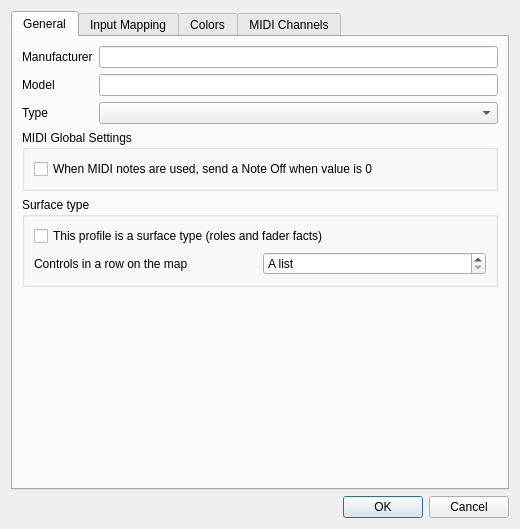
<?xml version="1.0" encoding="UTF-8"?>
<ui version="4.0">
 <author>Massimo Callegari</author>
 <comment>
  Q Light Controller Plus
  inputprofileeditor.ui

  Copyright (c) 2015 Massimo Callegari

  Licensed under the Apache License, Version 2.0 (the &quot;License&quot;);
  you may not use this file except in compliance with the License.
  You may obtain a copy of the License at

      http://www.apache.org/licenses/LICENSE-2.0.txt

  Unless required by applicable law or agreed to in writing, software
  distributed under the License is distributed on an &quot;AS IS&quot; BASIS,
  WITHOUT WARRANTIES OR CONDITIONS OF ANY KIND, either express or implied.
  See the License for the specific language governing permissions and
  limitations under the License.
 </comment>
 <class>InputProfileEditor</class>
 <widget class="QDialog" name="InputProfileEditor">
  <property name="geometry">
   <rect>
    <x>0</x>
    <y>0</y>
    <width>520</width>
    <height>492</height>
   </rect>
  </property>
  <property name="windowTitle">
   <string>Input Profile Editor</string>
  </property>
  <property name="windowIcon">
   <iconset resource="qlcui.qrc">
    <normaloff>:/input_output.png</normaloff>:/input_output.png</iconset>
  </property>
  <layout class="QGridLayout" name="gridLayout_6">
   <item row="1" column="0">
    <widget class="QDialogButtonBox" name="m_buttonBox">
     <property name="orientation">
      <enum>Qt::Horizontal</enum>
     </property>
     <property name="standardButtons">
      <set>QDialogButtonBox::Cancel|QDialogButtonBox::Ok</set>
     </property>
    </widget>
   </item>
   <item row="0" column="0">
    <widget class="QTabWidget" name="m_tab">
     <property name="currentIndex">
      <number>0</number>
     </property>
     <widget class="QWidget" name="tab">
      <attribute name="title">
       <string>General</string>
      </attribute>
      <layout class="QGridLayout" name="gridLayout">
       <item row="0" column="0">
        <widget class="QLabel" name="m_manufacturerLabel">
         <property name="text">
          <string>Manufacturer</string>
         </property>
        </widget>
       </item>
       <item row="1" column="0">
        <widget class="QLabel" name="m_modelLabel">
         <property name="text">
          <string>Model</string>
         </property>
        </widget>
       </item>
       <item row="2" column="0">
        <widget class="QLabel" name="m_typeLabel">
         <property name="text">
          <string>Type</string>
         </property>
        </widget>
       </item>
       <item row="2" column="1">
        <widget class="QComboBox" name="m_typeCombo"/>
       </item>
       <item row="0" column="1">
        <widget class="QLineEdit" name="m_manufacturerEdit">
         <property name="toolTip">
          <string>The name of the company that made the device</string>
         </property>
         <property name="text">
          <string/>
         </property>
        </widget>
       </item>
       <item row="1" column="1">
        <widget class="QLineEdit" name="m_modelEdit">
         <property name="toolTip">
          <string>The device's model name</string>
         </property>
        </widget>
       </item>
       <item row="3" column="0" colspan="2">
        <widget class="QGroupBox" name="m_midiGroupSettings">
         <property name="title">
          <string>MIDI Global Settings</string>
         </property>
         <layout class="QGridLayout" name="gridLayout_3">
          <item row="0" column="0">
           <widget class="QCheckBox" name="m_noteOffCheck">
            <property name="text">
             <string>When MIDI notes are used, send a Note Off when value is 0</string>
            </property>
           </widget>
          </item>
         </layout>
        </widget>
       </item>
       <item row="4" column="0" colspan="2">
        <widget class="QGroupBox" name="m_surfaceGroup">
         <property name="title">
          <string>Surface type</string>
         </property>
         <layout class="QGridLayout" name="gridLayout_surface">
          <item row="0" column="0" colspan="2">
           <widget class="QCheckBox" name="m_surfaceCheck">
            <property name="toolTip">
             <string>A surface type's controls can have a static role (Grand Master, GO, Back, the stop) and say what each fader is. See Help, Control surfaces.</string>
            </property>
            <property name="text">
             <string>This profile is a surface type (roles and fader facts)</string>
            </property>
           </widget>
          </item>
          <item row="1" column="0">
           <widget class="QLabel" name="m_surfaceColumnsLabel">
            <property name="text">
             <string>Controls in a row on the map</string>
            </property>
           </widget>
          </item>
          <item row="1" column="1">
           <widget class="QSpinBox" name="m_surfaceColumnsSpin">
            <property name="toolTip">
             <string>How many controls the surface map draws in a row when the type has no drawing of its own. 0: one row per control.</string>
            </property>
            <property name="specialValueText">
             <string>A list</string>
            </property>
            <property name="maximum">
             <number>64</number>
            </property>
           </widget>
          </item>
         </layout>
        </widget>
       </item>
       <item row="5" column="0" colspan="2">
        <spacer name="verticalSpacer_2">
         <property name="orientation">
          <enum>Qt::Vertical</enum>
         </property>
         <property name="sizeHint" stdset="0">
          <size>
           <width>20</width>
           <height>40</height>
          </size>
         </property>
        </spacer>
       </item>
      </layout>
     </widget>
     <widget class="QWidget" name="tab_2">
      <attribute name="title">
       <string>Input Mapping</string>
      </attribute>
      <layout class="QGridLayout" name="gridLayout_2">
       <item row="6" column="0">
        <widget class="QGroupBox" name="m_behaviourBox">
         <property name="title">
          <string>Behaviour</string>
         </property>
         <layout class="QGridLayout" name="gridLayout_5">
          <item row="0" column="0">
           <widget class="QLabel" name="m_movementLabel">
            <property name="text">
             <string>Movement</string>
            </property>
           </widget>
          </item>
          <item row="0" column="1">
           <widget class="QComboBox" name="m_movementCombo">
            <property name="sizePolicy">
             <sizepolicy hsizetype="Expanding" vsizetype="Fixed">
              <horstretch>0</horstretch>
              <verstretch>0</verstretch>
             </sizepolicy>
            </property>
            <item>
             <property name="text">
              <string>Absolute</string>
             </property>
            </item>
            <item>
             <property name="text">
              <string>Relative</string>
             </property>
            </item>
           </widget>
          </item>
          <item row="0" column="2">
           <widget class="QLabel" name="m_sensitivityLabel">
            <property name="text">
             <string>Sensitivity</string>
            </property>
           </widget>
          </item>
          <item row="0" column="3">
           <widget class="QSpinBox" name="m_sensitivitySpin">
            <property name="sizePolicy">
             <sizepolicy hsizetype="Expanding" vsizetype="Fixed">
              <horstretch>0</horstretch>
              <verstretch>0</verstretch>
             </sizepolicy>
            </property>
            <property name="minimum">
             <number>10</number>
            </property>
            <property name="maximum">
             <number>100</number>
            </property>
            <property name="value">
             <number>20</number>
            </property>
           </widget>
          </item>
          <item row="1" column="0" colspan="4">
           <widget class="QCheckBox" name="m_extraPressCheck">
            <property name="text">
             <string>Generate an extra Press/Release when toggled</string>
            </property>
           </widget>
          </item>
          <item row="2" column="0">
           <widget class="QLabel" name="m_roleLabel">
            <property name="text">
             <string>Role</string>
            </property>
           </widget>
          </item>
          <item row="2" column="1">
           <widget class="QComboBox" name="m_roleCombo">
            <property name="toolTip">
             <string>The control's static role on this surface type. None: the control is free for a show to assign.</string>
            </property>
           </widget>
          </item>
          <item row="2" column="2">
           <widget class="QLabel" name="m_roleIndexLabel">
            <property name="text">
             <string>Number</string>
            </property>
           </widget>
          </item>
          <item row="2" column="3">
           <widget class="QSpinBox" name="m_roleIndexSpin">
            <property name="maximum">
             <number>999</number>
            </property>
           </widget>
          </item>
          <item row="3" column="0">
           <widget class="QLabel" name="m_faderFactLabel">
            <property name="text">
             <string>Fader</string>
            </property>
           </widget>
          </item>
          <item row="3" column="1" colspan="3">
           <widget class="QComboBox" name="m_faderFactCombo">
            <property name="toolTip">
             <string>What this fader is. Pick-up follows it: a plain fader waits to be picked up, a motor fader is sent the value, an endless knob never waits. Not declared: as every profile before surface types.</string>
            </property>
           </widget>
          </item>
         </layout>
        </widget>
       </item>
       <item row="5" column="1">
        <spacer name="verticalSpacer">
         <property name="orientation">
          <enum>Qt::Vertical</enum>
         </property>
         <property name="sizeHint" stdset="0">
          <size>
           <width>20</width>
           <height>40</height>
          </size>
         </property>
        </spacer>
       </item>
       <item row="1" column="1">
        <widget class="QToolButton" name="m_removeButton">
         <property name="toolTip">
          <string>Remove the selected channels</string>
         </property>
         <property name="text">
          <string notr="true">...</string>
         </property>
         <property name="icon">
          <iconset resource="qlcui.qrc">
           <normaloff>:/edit_remove.png</normaloff>:/edit_remove.png</iconset>
         </property>
         <property name="iconSize">
          <size>
           <width>32</width>
           <height>32</height>
          </size>
         </property>
        </widget>
       </item>
       <item row="4" column="1">
        <widget class="QToolButton" name="m_wizardButton">
         <property name="toolTip">
          <string>Automatically add channels to the list when you wiggle the device's controls</string>
         </property>
         <property name="text">
          <string notr="true">...</string>
         </property>
         <property name="icon">
          <iconset resource="qlcui.qrc">
           <normaloff>:/wizard.png</normaloff>:/wizard.png</iconset>
         </property>
         <property name="iconSize">
          <size>
           <width>32</width>
           <height>32</height>
          </size>
         </property>
         <property name="checkable">
          <bool>true</bool>
         </property>
        </widget>
       </item>
       <item row="2" column="1">
        <widget class="QToolButton" name="m_editButton">
         <property name="toolTip">
          <string>Edit the selected channel</string>
         </property>
         <property name="text">
          <string notr="true">...</string>
         </property>
         <property name="icon">
          <iconset resource="qlcui.qrc">
           <normaloff>:/edit.png</normaloff>:/edit.png</iconset>
         </property>
         <property name="iconSize">
          <size>
           <width>32</width>
           <height>32</height>
          </size>
         </property>
        </widget>
       </item>
       <item row="0" column="0" rowspan="6">
        <widget class="QTreeWidget" name="m_tree">
         <property name="sizePolicy">
          <sizepolicy hsizetype="Expanding" vsizetype="MinimumExpanding">
           <horstretch>0</horstretch>
           <verstretch>0</verstretch>
          </sizepolicy>
         </property>
         <property name="selectionMode">
          <enum>QAbstractItemView::ExtendedSelection</enum>
         </property>
         <property name="rootIsDecorated">
          <bool>false</bool>
         </property>
         <property name="itemsExpandable">
          <bool>false</bool>
         </property>
         <property name="sortingEnabled">
          <bool>true</bool>
         </property>
         <property name="allColumnsShowFocus">
          <bool>true</bool>
         </property>
         <column>
          <property name="text">
           <string>Channel</string>
          </property>
         </column>
         <column>
          <property name="text">
           <string>Name</string>
          </property>
         </column>
         <column>
          <property name="text">
           <string>Type</string>
          </property>
         </column>
        </widget>
       </item>
       <item row="3" column="1">
        <widget class="Line" name="line">
         <property name="orientation">
          <enum>Qt::Horizontal</enum>
         </property>
        </widget>
       </item>
       <item row="0" column="1">
        <widget class="QToolButton" name="m_addButton">
         <property name="toolTip">
          <string>Add a new channel description</string>
         </property>
         <property name="text">
          <string notr="true">...</string>
         </property>
         <property name="icon">
          <iconset resource="qlcui.qrc">
           <normaloff>:/edit_add.png</normaloff>:/edit_add.png</iconset>
         </property>
         <property name="iconSize">
          <size>
           <width>32</width>
           <height>32</height>
          </size>
         </property>
        </widget>
       </item>
       <item row="7" column="0">
        <widget class="QGroupBox" name="m_feedbackGroup">
         <property name="title">
          <string>Custom feedback</string>
         </property>
         <layout class="QGridLayout" name="gridLayout_4">
          <property name="topMargin">
           <number>3</number>
          </property>
          <property name="bottomMargin">
           <number>3</number>
          </property>
          <item row="0" column="1">
           <widget class="QSpinBox" name="m_lowerSpin">
            <property name="maximum">
             <number>255</number>
            </property>
           </widget>
          </item>
          <item row="0" column="0">
           <widget class="QLabel" name="label">
            <property name="text">
             <string>Lower value</string>
            </property>
           </widget>
          </item>
          <item row="0" column="2">
           <widget class="QLabel" name="label_2">
            <property name="text">
             <string>Upper value</string>
            </property>
           </widget>
          </item>
          <item row="0" column="3">
           <widget class="QSpinBox" name="m_upperSpin">
            <property name="minimum">
             <number>0</number>
            </property>
            <property name="maximum">
             <number>255</number>
            </property>
            <property name="value">
             <number>255</number>
            </property>
           </widget>
          </item>
          <item row="1" column="0">
           <widget class="QLabel" name="m_midiChannelLabel">
            <property name="text">
             <string>MIDI channel</string>
            </property>
           </widget>
          </item>
          <item row="1" column="1" colspan="3">
           <widget class="QComboBox" name="m_midiChannelCombo"/>
          </item>
         </layout>
        </widget>
       </item>
      </layout>
     </widget>
     <widget class="QWidget" name="tab_3">
      <attribute name="title">
       <string>Colors</string>
      </attribute>
      <layout class="QGridLayout" name="gridLayout_7">
       <item row="1" column="1">
        <widget class="QToolButton" name="m_removeColorButton">
         <property name="toolTip">
          <string>Remove the selected color</string>
         </property>
         <property name="text">
          <string notr="true">...</string>
         </property>
         <property name="icon">
          <iconset resource="qlcui.qrc">
           <normaloff>:/edit_remove.png</normaloff>:/edit_remove.png</iconset>
         </property>
         <property name="iconSize">
          <size>
           <width>32</width>
           <height>32</height>
          </size>
         </property>
        </widget>
       </item>
       <item row="0" column="1">
        <widget class="QToolButton" name="m_addColorButton">
         <property name="toolTip">
          <string>Add a new color</string>
         </property>
         <property name="text">
          <string notr="true">...</string>
         </property>
         <property name="icon">
          <iconset resource="qlcui.qrc">
           <normaloff>:/edit_add.png</normaloff>:/edit_add.png</iconset>
         </property>
         <property name="iconSize">
          <size>
           <width>32</width>
           <height>32</height>
          </size>
         </property>
        </widget>
       </item>
       <item row="2" column="1">
        <spacer name="verticalSpacer_3">
         <property name="orientation">
          <enum>Qt::Vertical</enum>
         </property>
         <property name="sizeHint" stdset="0">
          <size>
           <width>20</width>
           <height>40</height>
          </size>
         </property>
        </spacer>
       </item>
       <item row="0" column="0" rowspan="3">
        <widget class="QTreeWidget" name="m_colorTableTree">
         <column>
          <property name="text">
           <string>Value</string>
          </property>
         </column>
         <column>
          <property name="text">
           <string>Label</string>
          </property>
         </column>
         <column>
          <property name="text">
           <string>Color</string>
          </property>
         </column>
        </widget>
       </item>
      </layout>
     </widget>
     <widget class="QWidget" name="tab_4">
      <attribute name="title">
       <string>MIDI Channels</string>
      </attribute>
      <layout class="QGridLayout" name="gridLayout_8">
       <item row="0" column="1">
        <widget class="QToolButton" name="m_addMidiChannelButton">
         <property name="toolTip">
          <string>Add a new MIDI channel</string>
         </property>
         <property name="text">
          <string notr="true"/>
         </property>
         <property name="icon">
          <iconset resource="qlcui.qrc">
           <normaloff>:/edit_add.png</normaloff>:/edit_add.png</iconset>
         </property>
         <property name="iconSize">
          <size>
           <width>32</width>
           <height>32</height>
          </size>
         </property>
        </widget>
       </item>
       <item row="1" column="1">
        <widget class="QToolButton" name="m_removeMidiChannelButton">
         <property name="toolTip">
          <string>Remove the selected MIDI channel</string>
         </property>
         <property name="text">
          <string notr="true"/>
         </property>
         <property name="icon">
          <iconset resource="qlcui.qrc">
           <normaloff>:/edit_remove.png</normaloff>:/edit_remove.png</iconset>
         </property>
         <property name="iconSize">
          <size>
           <width>32</width>
           <height>32</height>
          </size>
         </property>
        </widget>
       </item>
       <item row="2" column="1">
        <spacer name="verticalSpacer_4">
         <property name="orientation">
          <enum>Qt::Vertical</enum>
         </property>
         <property name="sizeHint" stdset="0">
          <size>
           <width>20</width>
           <height>40</height>
          </size>
         </property>
        </spacer>
       </item>
       <item row="0" column="0" rowspan="3">
        <widget class="QTreeWidget" name="m_midiChannelsTree">
         <column>
          <property name="text">
           <string>Channel</string>
          </property>
         </column>
         <column>
          <property name="text">
           <string>Name</string>
          </property>
         </column>
        </widget>
       </item>
      </layout>
     </widget>
    </widget>
   </item>
  </layout>
 </widget>
 <resources>
  <include location="qlcui.qrc"/>
 </resources>
 <connections>
  <connection>
   <sender>m_buttonBox</sender>
   <signal>accepted()</signal>
   <receiver>InputProfileEditor</receiver>
   <slot>accept()</slot>
   <hints>
    <hint type="sourcelabel">
     <x>248</x>
     <y>254</y>
    </hint>
    <hint type="destinationlabel">
     <x>157</x>
     <y>274</y>
    </hint>
   </hints>
  </connection>
  <connection>
   <sender>m_buttonBox</sender>
   <signal>rejected()</signal>
   <receiver>InputProfileEditor</receiver>
   <slot>reject()</slot>
   <hints>
    <hint type="sourcelabel">
     <x>316</x>
     <y>260</y>
    </hint>
    <hint type="destinationlabel">
     <x>286</x>
     <y>274</y>
    </hint>
   </hints>
  </connection>
 </connections>
</ui>
